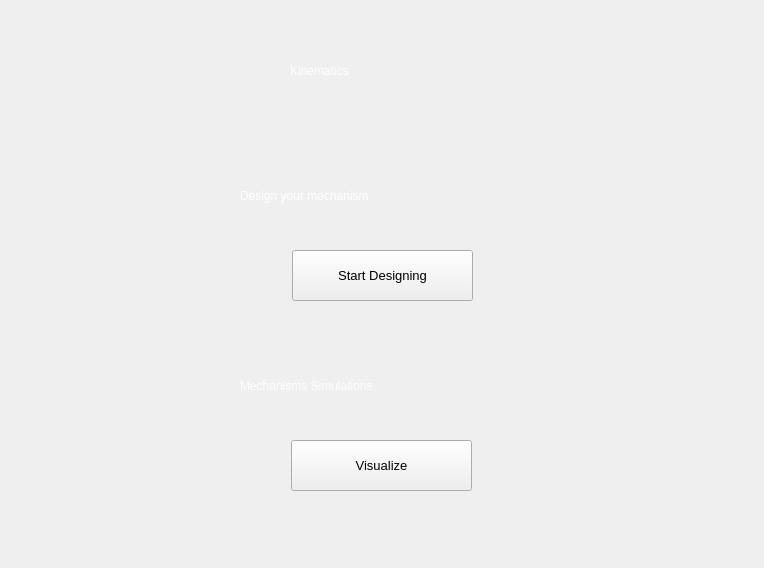
<?xml version="1.0" encoding="UTF-8"?>
<ui version="4.0">
 <class>MainWindow</class>
 <widget class="QMainWindow" name="MainWindow">
  <property name="geometry">
   <rect>
    <x>0</x>
    <y>0</y>
    <width>764</width>
    <height>568</height>
   </rect>
  </property>
  <property name="windowTitle">
   <string>MainWindow</string>
  </property>
  <widget class="QWidget" name="centralwidget">
   <widget class="QWidget" name="widget" native="true">
    <property name="geometry">
     <rect>
      <x>0</x>
      <y>0</y>
      <width>764</width>
      <height>572</height>
     </rect>
    </property>
    <property name="styleSheet">
     <string notr="true"/>
    </property>
    <widget class="QLabel" name="Title">
     <property name="geometry">
      <rect>
       <x>290</x>
       <y>40</y>
       <width>181</width>
       <height>61</height>
      </rect>
     </property>
     <property name="styleSheet">
      <string notr="true">font: 22pt &quot;Impact&quot;;
color:rgb(255, 255, 255)</string>
     </property>
     <property name="text">
      <string>Kinematics</string>
     </property>
    </widget>
    <widget class="QLabel" name="Design">
     <property name="geometry">
      <rect>
       <x>240</x>
       <y>170</y>
       <width>291</width>
       <height>51</height>
      </rect>
     </property>
     <property name="styleSheet">
      <string notr="true">font: 14pt &quot;MS Reference Sans Serif&quot;;
color:white;</string>
     </property>
     <property name="text">
      <string>Design your mechanism</string>
     </property>
    </widget>
    <widget class="QLabel" name="Simulations">
     <property name="geometry">
      <rect>
       <x>240</x>
       <y>360</y>
       <width>291</width>
       <height>51</height>
      </rect>
     </property>
     <property name="styleSheet">
      <string notr="true">font: 14pt &quot;MS Reference Sans Serif&quot;;
color:white;</string>
     </property>
     <property name="text">
      <string>Mechanisms Simulations</string>
     </property>
    </widget>
    <widget class="QPushButton" name="DesignButton">
     <property name="geometry">
      <rect>
       <x>292</x>
       <y>250</y>
       <width>181</width>
       <height>51</height>
      </rect>
     </property>
     <property name="styleSheet">
      <string notr="true">font: 10pt;
</string>
     </property>
     <property name="text">
      <string>Start Designing</string>
     </property>
    </widget>
    <widget class="QPushButton" name="VisualizeButton">
     <property name="geometry">
      <rect>
       <x>291</x>
       <y>440</y>
       <width>181</width>
       <height>51</height>
      </rect>
     </property>
     <property name="styleSheet">
      <string notr="true">font: 10pt;
</string>
     </property>
     <property name="text">
      <string>Visualize</string>
     </property>
    </widget>
    <widget class="QLabel" name="label">
     <property name="geometry">
      <rect>
       <x>0</x>
       <y>0</y>
       <width>764</width>
       <height>572</height>
      </rect>
     </property>
     <property name="styleSheet">
      <string notr="true">QWidget#label{
border-image: url(:/Bg/background.png);
}</string>
     </property>
     <property name="text">
      <string/>
     </property>
    </widget>
    <zorder>label</zorder>
    <zorder>Title</zorder>
    <zorder>Design</zorder>
    <zorder>Simulations</zorder>
    <zorder>DesignButton</zorder>
    <zorder>VisualizeButton</zorder>
   </widget>
  </widget>
 </widget>
 <resources>
  <include location="MainBackgroung.qrc"/>
 </resources>
 <connections/>
</ui>
